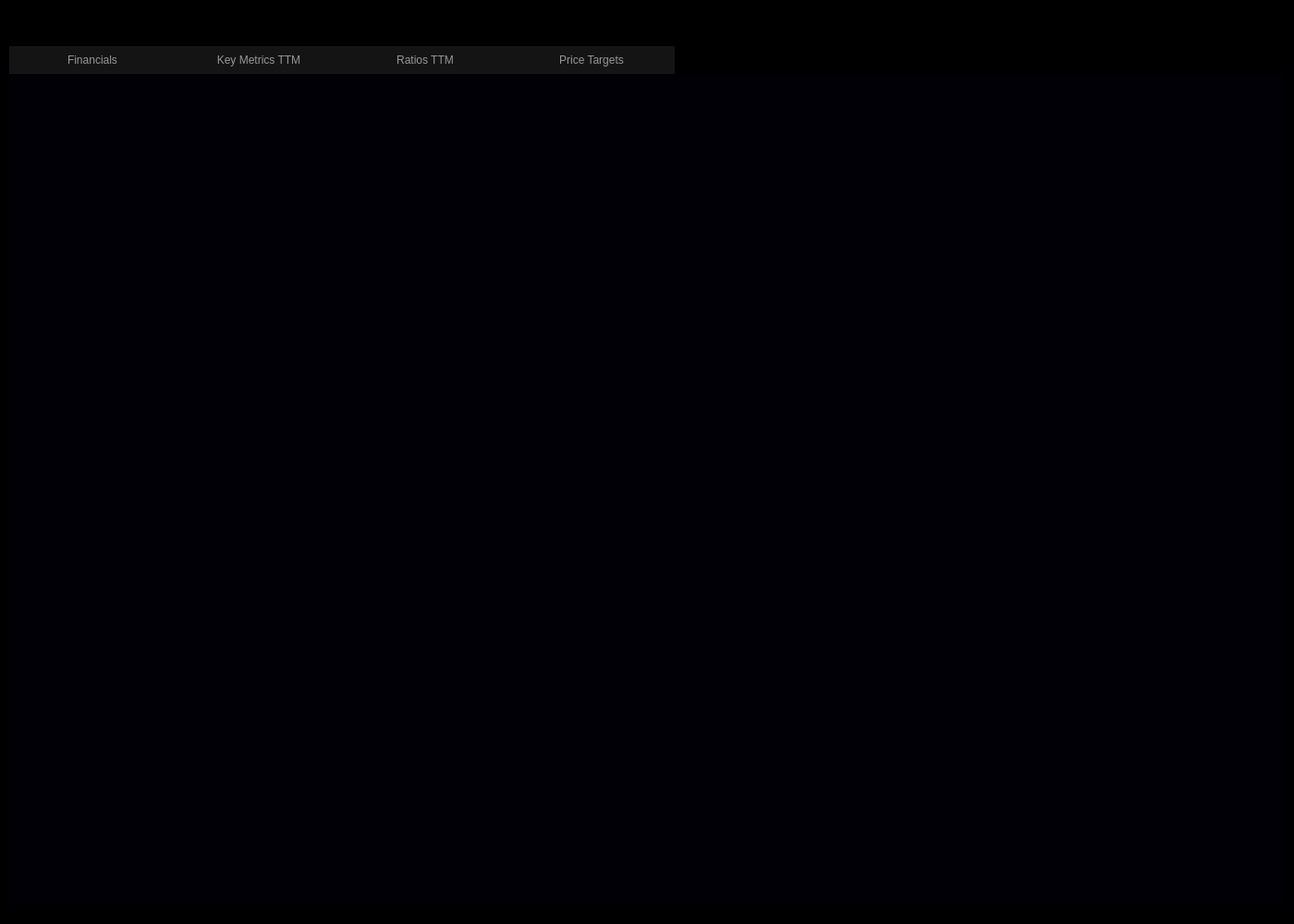
<?xml version="1.0" encoding="UTF-8"?>
<ui version="4.0">
 <class>Form</class>
 <widget class="QWidget" name="Form">
  <property name="geometry">
   <rect>
    <x>0</x>
    <y>0</y>
    <width>1400</width>
    <height>1000</height>
   </rect>
  </property>
  <property name="windowTitle">
   <string>Form</string>
  </property>
  <property name="styleSheet">
   <string notr="true">background-color: rgb(0, 0, 0);</string>
  </property>
  <widget class="QScrollArea" name="scrollArea">
   <property name="geometry">
    <rect>
     <x>10</x>
     <y>80</y>
     <width>1380</width>
     <height>900</height>
    </rect>
   </property>
   <property name="styleSheet">
    <string notr="true">border-style: none;
background: none;
background-color: rgba(0, 0, 10, 100);</string>
   </property>
   <property name="widgetResizable">
    <bool>true</bool>
   </property>
   <widget class="QWidget" name="scrollAreaWidgetContents">
    <property name="geometry">
     <rect>
      <x>0</x>
      <y>0</y>
      <width>1380</width>
      <height>900</height>
     </rect>
    </property>
   </widget>
  </widget>
  <widget class="QPushButton" name="financials">
   <property name="geometry">
    <rect>
     <x>10</x>
     <y>50</y>
     <width>180</width>
     <height>30</height>
    </rect>
   </property>
   <property name="styleSheet">
    <string notr="true">background: none;
color: rgb(150, 150, 150);
background-color: rgb(20, 20, 20);
border-style: none;
font: 10pt &quot;Verdana&quot;;</string>
   </property>
   <property name="text">
    <string>Financials</string>
   </property>
  </widget>
  <widget class="QPushButton" name="priceTargets">
   <property name="geometry">
    <rect>
     <x>550</x>
     <y>50</y>
     <width>180</width>
     <height>30</height>
    </rect>
   </property>
   <property name="styleSheet">
    <string notr="true">background: none;
color: rgb(150, 150, 150);
background-color: rgb(20, 20, 20);
border-style: none;
font: 10pt &quot;Verdana&quot;;</string>
   </property>
   <property name="text">
    <string>Price Targets</string>
   </property>
  </widget>
  <widget class="QPushButton" name="metrics">
   <property name="geometry">
    <rect>
     <x>190</x>
     <y>50</y>
     <width>180</width>
     <height>30</height>
    </rect>
   </property>
   <property name="styleSheet">
    <string notr="true">background: none;
color: rgb(150, 150, 150);
background-color: rgb(20, 20, 20);
border-style: none;
font: 10pt &quot;Verdana&quot;;</string>
   </property>
   <property name="text">
    <string>Key Metrics TTM</string>
   </property>
  </widget>
  <widget class="QPushButton" name="ratios">
   <property name="geometry">
    <rect>
     <x>370</x>
     <y>50</y>
     <width>180</width>
     <height>30</height>
    </rect>
   </property>
   <property name="styleSheet">
    <string notr="true">background: none;
color: rgb(150, 150, 150);
background-color: rgb(20, 20, 20);
border-style: none;
font: 10pt &quot;Verdana&quot;;</string>
   </property>
   <property name="text">
    <string>Ratios TTM</string>
   </property>
  </widget>
 </widget>
 <resources>
  <include location="../rsrc/images/backgrounds.qrc"/>
 </resources>
 <connections/>
</ui>
